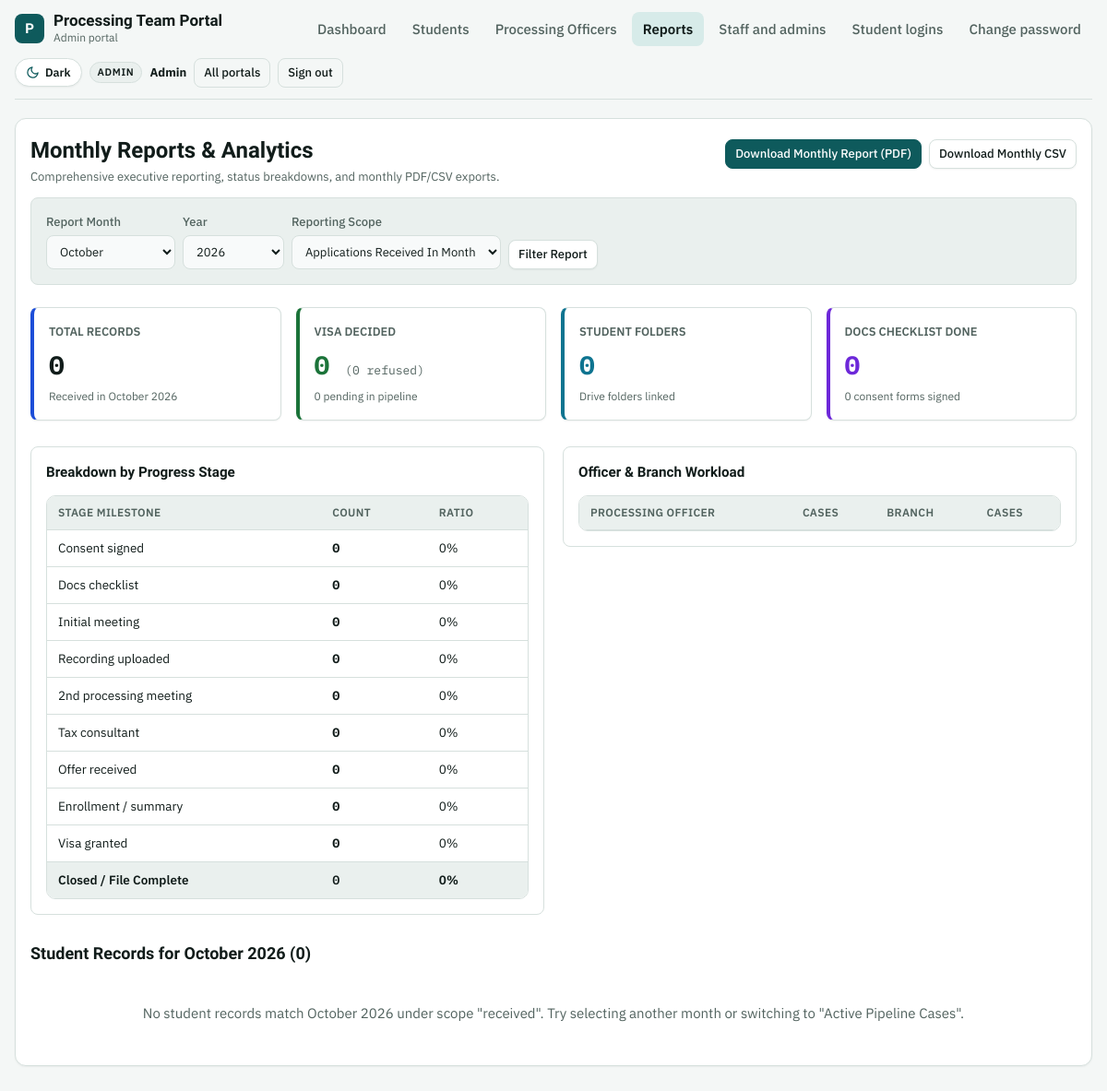
Screenshot of /admin/reports.php (signed in) with the database file from the repository.
### tables this page shows
CREATE TABLE users (
  id                   INTEGER PRIMARY KEY AUTOINCREMENT,
  name                 TEXT NOT NULL,
  username             TEXT NOT NULL UNIQUE,
  password_hash        TEXT NOT NULL,
  role                 TEXT NOT NULL CHECK(role IN ('admin','officer','student')),
  student_id           INTEGER NULL UNIQUE,
  active               INTEGER NOT NULL DEFAULT 1,
  must_change_password INTEGER NOT NULL DEFAULT 1,
  last_login           TEXT NULL,
  created_at           TEXT NOT NULL, department TEXT DEFAULT 'backend',
  FOREIGN KEY (student_id) REFERENCES students(id) ON DELETE CASCADE
);

### app/bootstrap.php (called while the page is built, shortened)
<?php
$CONFIG = require APP . '/config.php';
if (is_file(APP . '/config.local.php')) {
    $CONFIG = array_merge($CONFIG, require APP . '/config.local.php');
}
function base_url(): string {
    static $b = null;
    if ($b !== null) return $b;
    $doc = realpath($_SERVER['DOCUMENT_ROOT'] ?? '') ?: '';
    $root = realpath(ROOT) ?: ROOT;
    $b = '';
    if ($doc !== '' && str_starts_with($root, $doc)) {
        $b = str_replace('\\', '/', substr($root, strlen($doc)));
    }
    return $b = rtrim($b, '/');
}
function url(string $path = ''): string { return base_url() . '/' . ltrim($path, '/'); }
require APP . '/db.php';
require APP . '/helpers.php';
require APP . '/auth.php';

### app/helpers.php (called while the page is built, shortened)
<?php
function h($v): string { return htmlspecialchars((string)($v ?? ''), ENT_QUOTES | ENT_SUBSTITUTE, 'UTF-8'); }
function get(string $k): string { $v = $_GET[$k] ?? ''; return is_string($v) ? trim($v) : ''; }

### app/config.php (called while the page is built)
<?php
return [
    'db_host' => 'localhost',
    'db_name' => 'CHANGE_ME_database_name',
    'db_user' => 'CHANGE_ME_database_user',
    'db_pass' => 'CHANGE_ME_database_password',
    'app_name' => 'Processing Team Portal',
    'base_url' => '',
    'idle_minutes' => 30,
    'max_attempts' => 8,
    'timezone' => 'Asia/Karachi',
    'debug' => false,
];

### app/config.local.php (called while the page is built)
<?php
return [
    'dsn' => 'sqlite:' . (getenv('PORTAL_SQLITE') ?: __DIR__ . '/portal.sqlite'),
    'debug' => getenv('RAILWAY_ENVIRONMENT') ? false : true,
];

### app/db.php (called while the page is built, shortened)
<?php
function db(): PDO {
    static $pdo = null;
    global $CONFIG;
    if ($pdo) return $pdo;
    $opts = [
        PDO::ATTR_ERRMODE            => PDO::ERRMODE_EXCEPTION,
        PDO::ATTR_DEFAULT_FETCH_MODE => PDO::FETCH_ASSOC,
        PDO::ATTR_EMULATE_PREPARES   => false,
    ];
    try {
        if (!empty($CONFIG['dsn'])) {
            $pdo = new PDO($CONFIG['dsn'], null, null, $opts);
        } else {
            $dsn = 'mysql:host=' . $CONFIG['db_host'] . ';dbname=' . $CONFIG['db_name'] . ';charset=utf8mb4';
            $pdo = new PDO($dsn, $CONFIG['db_user'], $CONFIG['db_pass'], $opts);
        }
    } catch (PDOException $e) {
        error_log('DB connection failed: ' . $e->getMessage());
        http_response_code(500);
        exit('The portal cannot reach its database. Check app/config.php.');
    }
    return $pdo;
}
function q(string $sql, array $params = []): PDOStatement {
    $st = db()->prepare($sql);
    $st->execute($params);
    return $st;
}

### app/auth.php (called while the page is built, shortened)
<?php
function current_user(?string $role = null): ?array {
    $targetRole = $role;
    $uid = (int)$_SESSION['auth'][$targetRole]['uid'];
    $row = q('SELECT id, name, username, role, student_id, active, must_change_password FROM users WHERE id = ?', [$uid])->fetch();
    return $row;
}
function require_role(string $role, bool $allowPasswordChange = false): array {
    if (!empty($_SESSION['auth'][$role]['uid'])) {
        $u = current_user($role);
        if ($u && $u['role'] === $role) {
            return $u;
        }
    }
}

### admin/reports.php (the view, shortened to what this page needs)
<?php
require __DIR__ . '/../app/bootstrap.php';
require APP . '/layout.php';
$u = require_role('admin');
$currentYear = (int)date('Y');
$currentMonth = (int)date('n');
$year = (int)get('year');
if ($year < 2020 || $year > $currentYear + 2) {
    $year = $currentYear;
}
$month = (int)get('month');
if ($month < 1 || $month > 12) {
    $month = $currentMonth;
}
$scope = get('scope') === 'active' ? 'active' : 'received';
$startDate = sprintf('%04d-%02d-01', $year, $month);
$endDate = date('Y-m-t', strtotime($startDate));
if ($scope === 'received') {
    $sql = "SELECT s.*, o.name AS officer_name
            FROM students s
            LEFT JOIN users o ON o.id = s.officer_id
            WHERE (s.received_date BETWEEN ? AND ?)
               OR (s.received_date IS NULL AND substr(s.created_at, 1, 10) BETWEEN ? AND ?)
            ORDER BY s.id DESC";
    $params = [$startDate, $endDate, $startDate, $endDate];
}
$students = q($sql, $params)->fetchAll();
$summary = [
    'total'          => count($students),
    'granted'        => 0,
    'refused'        => 0,
    'pending_visa'   => 0,
    'consent_done'   => 0,
    'checklist_done' => 0,
    'drive_folders'  => 0,
    'stage_counts'   => [],
    'officer_counts' => [],
    'branch_counts'  => [],
];
foreach (STAGES as $st) {
    $summary['stage_counts'][$st[0]] = 0;
}
$summary['stage_counts']['Closed'] = 0;
$monthNames = [1 => 'January', 2 => 'February', 3 => 'March', 4 => 'April', 5 => 'May', 6 => 'June', 7 => 'July', 8 => 'August', 9 => 'September', 10 => 'October', 11 => 'November', 12 => 'December'];
$selectedMonthName = $monthNames[$month] . ' ' . $year;
page_start('Monthly Reports', $u, PORTALS['admin']['label']);
?>
<section class="panel">
  <div class="panel-h">
    <div>
      <h1>Monthly Reports & Analytics</h1>
      <p>Comprehensive executive reporting, status breakdowns, and monthly PDF/CSV exports.</p>
    </div>
    <div class="row-actions">
      <a class="btn sm primary" href="<?= h(url("admin/reports.php?year={$year}&month={$month}&scope={$scope}&download=pdf")) ?>">
        Download Monthly Report (PDF)
      </a>
      <a class="btn sm" href="<?= h(url("admin/reports.php?year={$year}&month={$month}&scope={$scope}&download=csv")) ?>">
        Download Monthly CSV
      </a>
    </div>
  </div>
  <form method="get" class="toolbar report-filter-bar">
    <label class="f" style="margin: 0; min-width: 140px;">
      <span class="small muted">Report Month</span>
      <select name="month" data-autosubmit>
        <?php foreach ($monthNames as $num => $name): ?>
          <option value="<?= $num ?>" <?= $month === $num ? 'selected' : '' ?>><?= $name ?></option>
        <?php endforeach; ?>
      </select>
    </label>
    <label class="f" style="margin: 0; min-width: 110px;">
      <span class="small muted">Year</span>
      <select name="year" data-autosubmit>
        <?php for ($y = $currentYear + 1; $y >= 2023; $y--): ?>
          <option value="<?= $y ?>" <?= $year === $y ? 'selected' : '' ?>><?= $y ?></option>
        <?php endfor; ?>
      </select>
    </label>
    <label class="f" style="margin: 0; min-width: 220px;">
      <span class="small muted">Reporting Scope</span>
      <select name="scope" data-autosubmit>
        <option value="received" <?= $scope === 'received' ? 'selected' : '' ?>>Applications Received In Month</option>
      </select>
    </label>
    <div style="align-self: flex-end;">
      <button class="btn sm" type="submit">Filter Report</button>
    </div>
  </form>
  <div class="report-kpi-grid">
    <div class="report-kpi-card kpi-blue">
      <div class="report-kpi-title">Total Records</div>
      <div class="report-kpi-val"><?= $summary['total'] ?></div>
      <div class="report-kpi-sub"><?= $scope === 'received' ? 'Received in ' . h($selectedMonthName) : 'Active in ' . h($selectedMonthName) ?></div>
    </div>
    <div class="report-kpi-card kpi-green">
      <div class="report-kpi-title">Visa Decided</div>
      <div class="report-kpi-val val-green"><?= $summary['granted'] ?> <span class="small muted" style="font-weight:normal;">(<?= $summary['refused'] ?> refused)</span></div>
      <div class="report-kpi-sub"><?= $summary['pending_visa'] ?> pending in pipeline</div>
    </div>
    <div class="report-kpi-card kpi-cyan">
      <div class="report-kpi-title">Student Folders</div>
      <div class="report-kpi-val val-cyan"><?= $summary['drive_folders'] ?></div>
      <div class="report-kpi-sub">Drive folders linked</div>
    </div>
    <div class="report-kpi-card kpi-purple">
      <div class="report-kpi-title">Docs Checklist Done</div>
      <div class="report-kpi-val val-purple"><?= $summary['checklist_done'] ?></div>
      <div class="report-kpi-sub"><?= $summary['consent_done'] ?> consent forms signed</div>
    </div>
  </div>
  <div class="grid2" style="margin-bottom: 1.75rem;">
    <div class="report-subpanel">
      <h3 style="font-size: 0.95rem; margin-top: 0; margin-bottom: 0.75rem;">Breakdown by Progress Stage</h3>
      <div class="tbl"><table>
        <thead><tr><th>Stage Milestone</th><th>Count</th><th>Ratio</th></tr></thead>
        <tbody>
        <?php foreach (STAGES as $st): $c = $summary['stage_counts'][$st[0]] ?? 0; $pct = round(($c / max(1, $summary['total'])) * 100); ?>
          <tr>
            <td><?= h($st[0]) ?></td>
            <td class="num"><b><?= $c ?></b></td>
            <td><?= $pct ?>%</td>
          </tr>
        <?php endforeach; ?>
        <?php $closed = $summary['stage_counts']['Closed'] ?? 0; ?>
        <tr class="tr-summary">
          <td>Closed / File Complete</td>
          <td class="num"><?= $closed ?></td>
          <td><?= round(($closed / max(1, $summary['total'])) * 100) ?>%</td>
        </tr>
        </tbody>
      </table></div>
    </div>
    <div class="report-subpanel">
      <h3 style="font-size: 0.95rem; margin-top: 0; margin-bottom: 0.75rem;">Officer & Branch Workload</h3>
      <div class="tbl"><table>
        <thead><tr><th>Processing Officer</th><th>Cases</th><th>Branch</th><th>Cases</th></tr></thead>
      </table></div>
    </div>
  </div>
  <div class="panel-h" style="margin-top: 1rem;">
    <h2>Student Records for <?= h($selectedMonthName) ?> (<?= count($students) ?>)</h2>
  </div>
  <?php if (!$students): ?>
    <div class="empty">No student records match <?= h($selectedMonthName) ?> under scope "<?= h($scope) ?>". Try selecting another month or switching to "Active Pipeline Cases".</div>
  <?php endif; ?>
</section>
<?php
page_end();

### app/layout.php (shortened to what this page needs)
<?php
function nav_items(string $role): array {
    return match ($role) {
        'admin'   => ['admin/index.php' => 'Dashboard', 'admin/students.php' => 'Students', 'admin/officers.php' => 'Processing Officers', 'admin/reports.php' => 'Reports', 'admin/staff.php' => 'Staff and admins', 'admin/logins.php' => 'Student logins'],
        'officer' => ['officer/index.php' => 'Dashboard', 'officer/students.php' => 'My students'],
        'student' => ['student/index.php' => 'My file'],
        default   => [],
    };
}
function theme_toggle_btn(): string {
    return '<button type="button" class="theme-toggle" data-theme-toggle aria-label="Switch theme" title="Switch between Light and Dark mode" aria-pressed="false">'
         . '<svg class="icon-sun" viewBox="0 0 24 24" aria-hidden="true"><circle cx="12" cy="12" r="5"/><line x1="12" y1="1" x2="12" y2="3"/><line x1="12" y1="21" x2="12" y2="23"/><line x1="4.22" y1="4.22" x2="5.64" y2="5.64"/><line x1="18.36" y1="18.36" x2="19.78" y2="19.78"/><line x1="1" y1="12" x2="3" y2="12"/><line x1="21" y1="12" x2="23" y2="12"/><line x1="4.22" y1="19.78" x2="5.64" y2="18.36"/><line x1="18.36" y1="5.64" x2="19.78" y2="4.22"/></svg>'
         . '<svg class="icon-moon" viewBox="0 0 24 24" aria-hidden="true"><path d="M21 12.79A9 9 0 1 1 11.21 3 7 7 0 0 0 21 12.79z"/></svg>'
         . '<span data-theme-label>Dark</span>'
         . '</button>';
}
function page_start(string $title, ?array $u = null, string $portalLabel = ''): void {
    global $CONFIG;
    $self = ltrim(substr(parse_url($_SERVER['REQUEST_URI'] ?? '', PHP_URL_PATH) ?: '', strlen(base_url())), '/');
    $cookieTheme = $_COOKIE['ptp_theme'] ?? '';
    $htmlThemeAttr = in_array($cookieTheme, ['light', 'dark'], true) ? ' data-theme="' . h($cookieTheme) . '"' : '';
    ?><!doctype html>
<html lang="en"<?= $htmlThemeAttr ?>>
<head>
<link rel="stylesheet" href="<?= h(url('assets/style.css')) ?>">
</head>
<body>
<div class="wrap">
<?php if ($u): ?>
<header class="top">
  <a class="brand" href="<?= h(url('index.php')) ?>" style="text-decoration:none; color:inherit;"><div class="mark">P</div><div><div class="app"><?= h($CONFIG['app_name']) ?></div><small><?= h($portalLabel) ?></small></div></a>
  <nav class="tabs">
    <?php foreach (nav_items($u['role']) as $href => $label): ?>
      <a href="<?= h(url($href)) ?>" <?= $self === $href ? 'aria-current="page"' : '' ?>><?= h($label) ?></a>
    <?php endforeach; ?>
    <a href="<?= h(url('account/password.php?portal=' . $u['role'])) ?>" <?= $self === 'account/password.php' ? 'aria-current="page"' : '' ?>>Change password</a>
  </nav>
  <div class="who">
    <?= theme_toggle_btn() ?>
    <span class="role"><?= h(ucfirst($u['role'] === 'officer' ? 'Officer' : $u['role'])) ?></span>
    <b><?= h($u['name']) ?></b>
    <a class="btn sm ghost" href="<?= h(url('index.php')) ?>">All portals</a>
    <form method="post" action="<?= h(url('logout.php')) ?>"><button class="btn sm ghost" type="submit">Sign out</button></form>
  </div>
</header>
<?php else: ?>
<div class="guest-topbar">
  <?= theme_toggle_btn() ?>
</div>
<?php endif; ?>
<main>
<?php endforeach;
}
function page_end(): void { ?>
</main>
</div>
</body>
</html>
<?php }

### rows the page displays
users: role "Dashboard", role "Students", role "Processing Officers", role "Reports", role "Staff and admins", role "Student logins", role "ADMIN", name "Admin", must_change_password "0", ($closed/max(1,$summary['total']))*100 "0"

### other values shown
$CONFIG['app_name'] "Processing Team Portal"
$portalLabel "Admin portal"
$selectedMonthName "October 2026"
$st[0] "Consent signed"
$st[0] "Docs checklist"
$st[0] "Initial meeting"
$st[0] "Recording uploaded"
$st[0] "2nd processing meeting"
$st[0] "Tax consultant"
$st[0] "Offer received"
$st[0] "Enrollment / summary"
$st[0] "Visa granted"
count($students) "0"
$scope "received"
form field month "October"
